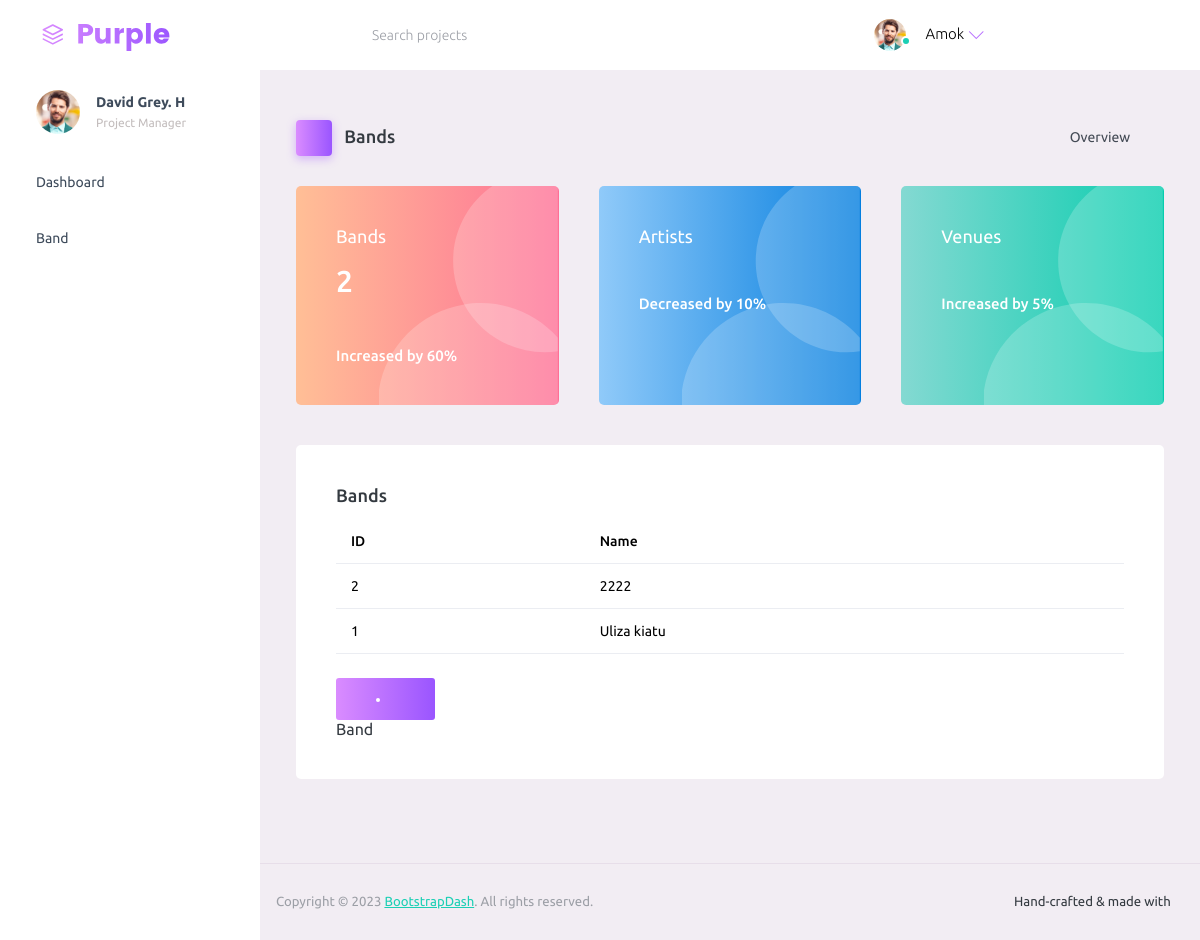
The page /bands/ on the database as committed earlier.
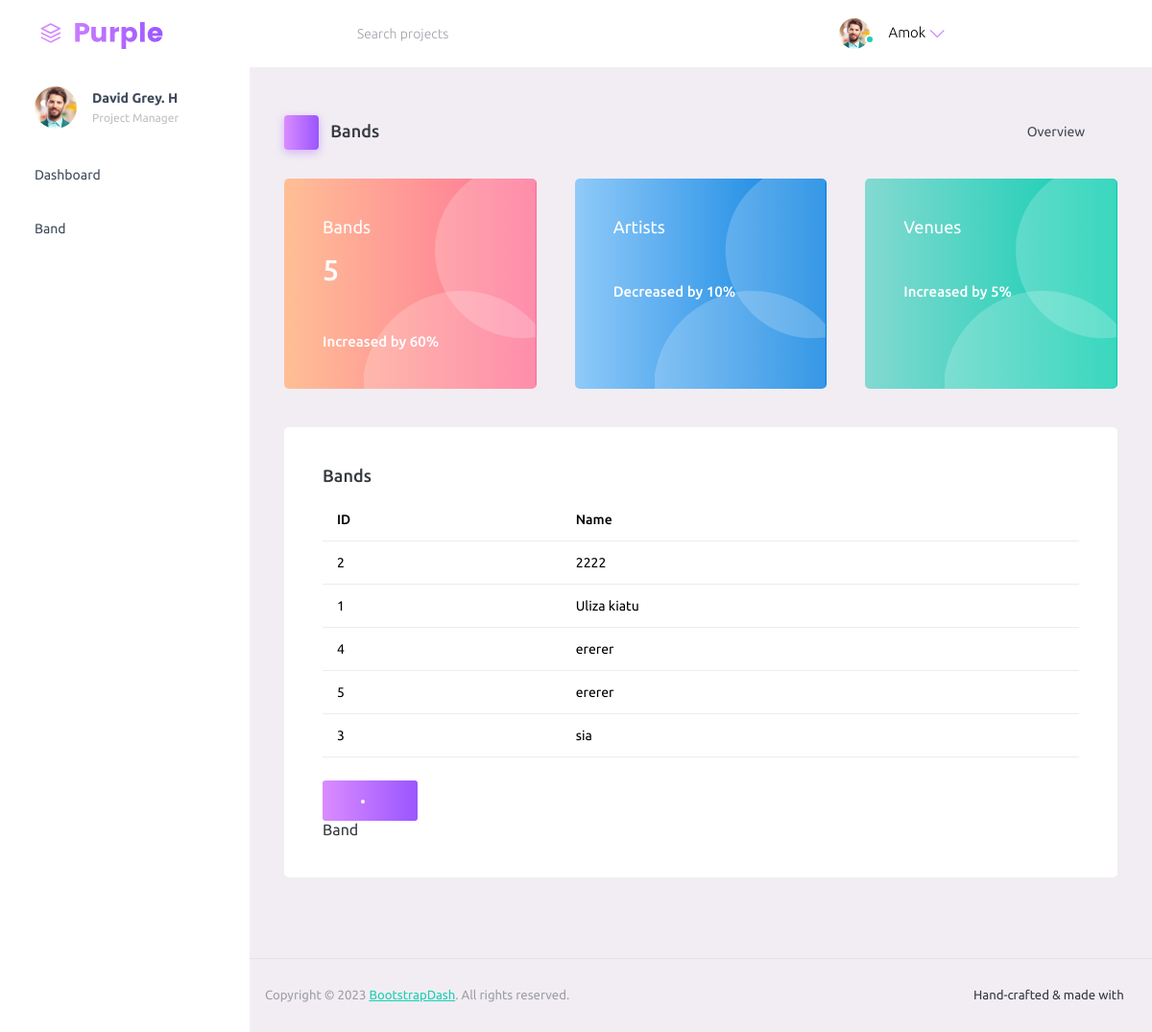
The same page on the database as committed later.
### bands/models.py (models this page shows, shortened)
class Band(models.Model):
    name = models.CharField(max_length=20)
    musicians = models.ManyToManyField(Musician)

### bands/views.py (the view)
# urls.py: path('', include("bands.urls"))
def bands(request):
    all_bands = Band.objects.all().order_by('name')
    number_of_bands = all_bands.count()
    data = {
        'number_of_bands': number_of_bands,
        'bands': all_bands,
    }
    return render(request, 'bands.html', data)

### templates/bands.html (shortened to what the changed rows need)
{% load static %}
<!DOCTYPE html>
<html lang="en">
  <head>
    <link rel="stylesheet" href="{% static 'assets/vendors/mdi/css/materialdesignicons.min.css' %}">
    <link rel="stylesheet" href="{% static 'assets/vendors/ti-icons/css/themify-icons.css'  %}">
    <link rel="stylesheet" href="{% static 'assets/vendors/css/vendor.bundle.base.css'  %}">
    <link rel="stylesheet" href="{% static 'assets/vendors/font-awesome/css/font-awesome.min.css'  %}">
    <link rel="stylesheet" href="{% static 'assets/vendors/font-awesome/css/font-awesome.min.css'  %}" />
    <link rel="stylesheet" href="{% static 'assets/vendors/bootstrap-datepicker/bootstrap-datepicker.min.css'  %}">
    <link rel="stylesheet" href="{% static 'assets/css/style.css'  %}">
  </head>
  <body>
    <div class="container-scroller">
      <div class="container-fluid page-body-wrapper">
        <div class="main-panel">
          <div class="content-wrapper">
            <div class="row">
              <div class="col-md-4 stretch-card grid-margin">
                <div class="card bg-gradient-danger card-img-holder text-white">
                  <div class="card-body">
                    <img src="{% static 'assets/images/dashboard/circle.svg'  %}" class="card-img-absolute" alt="circle-image" />
                    <h4 class="font-weight-normal mb-3">Bands
                    </h4>
                    <h2 class="mb-5">{{ number_of_bands }}</h2>
                    <h6 class="card-text">Increased by 60%</h6>
                  </div>
                </div>
              </div>
              <div class="col-md-4 stretch-card grid-margin">
                <div class="card bg-gradient-info card-img-holder text-white">
                  <div class="card-body">
                    <h2 class="mb-5">{{ number_of_art }}<h2>
                    <h6 class="card-text">Decreased by 10%</h6>
                  </div>
                </div>
              </div>
            </div>
            <div class="row">
              <div class="col-12 grid-margin">
                <div class="card">
                  <div class="card-body">
                    <div class="table-responsive">
                      <table class="table">
                        <thead>
                          <tr>
                            <th> ID </th>
                            <th> Name</th>
                          </tr>
                        </thead>
                        <tbody>
                          {% for band in bands %}
                          <tr>
                            <td>
                              {{band.id}}
                            </td>
                            <td>
                              {{band.name}}
                            </td>
                            {% endfor %}
                          </tr>
                        </tbody>
                      </table>
                    </div>
                  </div>
                </div>
              </div>
            </div>
          </div>
        </div>
      </div>
    </div>
  </body>
</html>

Rows that differ between the two databases and show on the page:
added Band: id "4", name "ererer"
added Band: id "5", name "ererer"
added Band: id "3", name "sia"
Other text that changed with them:
{{ number_of_bands }}: "2" → "5"
